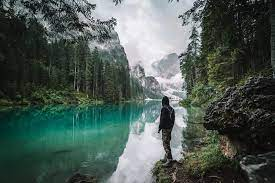
%> input picture p1.jpeg, 275 x 183 px
$ octave spatialFiltering.m   (GNU Octave 9; MATLAB toolbox functions it lacks are replaced by stand-ins)
%> lines starting %> are read from the running program, lines starting %| are printed output that depends on the picture
### calculateSharpness.m
function sharpnessIndex = calculateSharpness(original, filtered)
    sharpnessIndex = (std2(filtered) - std2(original))^2;
end

### spatialFiltering.m
% Daftar nama file gambar
nama_file_gambar = {'p1.jpeg', 'p2.jpeg', 'p3.jpeg', 'p4.jpeg', 'p5.jpeg'};

% Loop untuk memproses setiap gambar
for k = 1:length(nama_file_gambar)
    % Membaca citra
    originalImage = imread(nama_file_gambar{k});
%> originalImage is the input picture: size 183x275x3 uint8; mean R, G, B 76.3, 90.2, 84.1

    % Mengubah citra ke dalam bentuk grayscale
    grayImage = rgb2gray(originalImage);
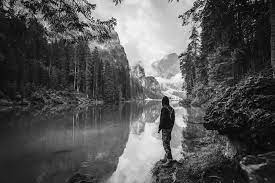
%> grayImage: size 183x275 uint8; min 0, max 255, mean 85.3

    % Menampilkan citra asli
    figure;
    subplot(2, 3, 1);
    imshow(grayImage);
    title(['Citra Asli ', num2str(k)]);

    % 1. Operator Penghalusan (Filter Averaging)
    filterAveraging = fspecial('average', [3 3]);
    resultAveraging = imfilter(grayImage, filterAveraging);
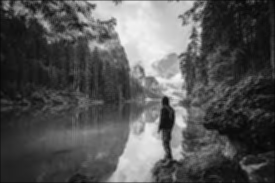
%> resultAveraging: size 183x275 uint8; min 6, max 244, mean 84.9
    subplot(2, 3, 2);
    imshow(resultAveraging, []);
    title('Penghalusan (Filter Averaging)');

    % 2. Operator Sharpening (Filter Laplacian)
    filterLaplacian = fspecial('laplacian', 0.5);
    resultSharpening = imfilter(grayImage, filterLaplacian);
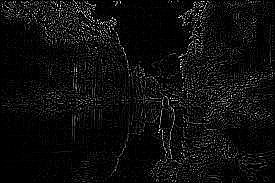
%> resultSharpening: size 183x275 uint8; min 0, max 255, mean 14.2
    subplot(2, 3, 3);
    imshow(resultSharpening, []);
    title('Sharpening (Filter Laplacian)');

    % 3. Kombinasi Penghalusan dan Sharpening
    resultCombined = grayImage + 0.8 * (grayImage - resultAveraging);
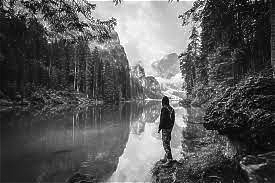
%> resultCombined: size 183x275 uint8; min 0, max 255, mean 89.4
    subplot(2, 3, 4);
    imshow(resultCombined, []);
    title('Kombinasi Penghalusan dan Sharpening');

    % 4. Operator Gaussian untuk Penghalusan
    filterGaussian = fspecial('gaussian', [3 3], 1);
    resultGaussian = imfilter(grayImage, filterGaussian);
    subplot(2, 3, 5);
    imshow(resultGaussian, []);
    title('Penghalusan (Filter Gaussian)');

    % 5. Kombinasi Penghalusan dan Citra Asli
    resultHybrid = 0.6 * grayImage + 0.4 * resultGaussian;
    subplot(2, 3, 6);
    imshow(resultHybrid, []);
    title('Kombinasi Penghalusan dan Citra Asli');

    % Menambahkan metrik - Indeks Ketajaman
    sharpnessIndex = calculateSharpness(grayImage, resultHybrid);
%> in calculateSharpness, `sharpnessIndex = (std2(filtered) - std2(original))^2;`: sharpnessIndex = 1.07
%> sharpnessIndex = 1.07
    fprintf('Indeks Ketajaman Citra %d: %.4f\n', k, sharpnessIndex);
%| Indeks Ketajaman Citra 1: 1.0727

    % Menambahkan metrik - PSNR
    psnrValue = psnr(resultHybrid, grayImage);
%> psnrValue = 32.94
    fprintf('PSNR Citra %d: %.4f dB\n', k, psnrValue);
%| PSNR Citra 1: 32.9359 dB

    % Menambahkan judul
    sgtitle(['Implementasi Operator Filter Spasial untuk Meningkatkan Kualitas Citra - Gambar ', num2str(k)]);
end
%> pass 2 of the loop `for k = 1:length(nama_file_gambar)`:
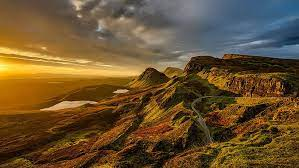
%> input picture p2.jpeg, 299 x 168 px
%> originalImage is the input picture: size 168x299x3 uint8; mean R, G, B 105.8, 81.8, 49.1
%> grayImage: size 168x299 uint8
%> resultAveraging: size 168x299 uint8
%> `resultSharpening = imfilter(grayImage, filterLaplacian);`:
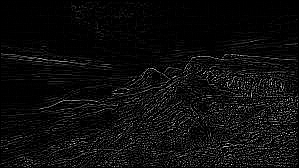
%> resultSharpening: size 168x299 uint8; min 0, max 252, mean 13.1
%> `resultCombined = grayImage + 0.8 * (grayImage - resultAveraging);`:
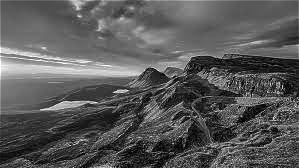
%> resultCombined: size 168x299 uint8; min 1, max 255, mean 89.1
%> resultGaussian: size 168x299 uint8
%> resultHybrid: size 168x299 uint8
%> `sharpnessIndex = calculateSharpness(grayImage, resultHybrid);`: sharpnessIndex = 1.16
%| Indeks Ketajaman Citra 2: 1.1620
%> psnrValue = 33.75
%| PSNR Citra 2: 33.7512 dB
%> (the run ends here)
